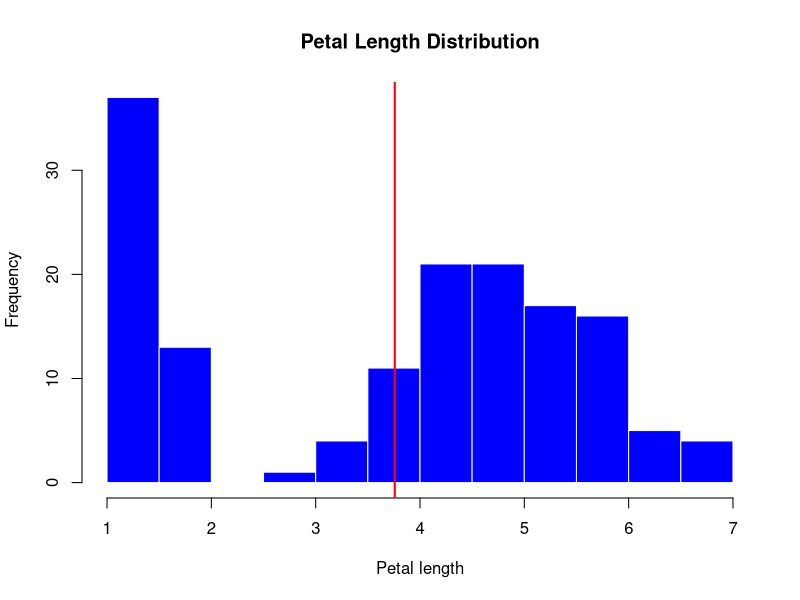

Source code (R): (Note: this script raises an error after producing the figure.)
data("iris")
petal <- iris$Petal.Length 

mean(petal)

hist(petal, col = 'blue', border = 'white', xlab = 'Petal length', ylab = 'Frequency',main = 'Petal Length Distribution')
abline(v = mean(petal), col='red', lwd = 2)

#Using ggplot2 
install.packages("ggplot2")
install.packages("readr")
install.packages("dplyr")
library(ggplot2)
library(readr)
library(dplyr)

data("iris")

ggplot(data = iris, mapping = aes(x = Petal.Length)) + geom_histogram(color = 'white', fill = 'blue') + geom_vline(aes(xintercept = mean_petal), data = iris, color = "red", linewidth = 2)

mean_petal <- mean(iris$Petal.Length)
mean_petal

